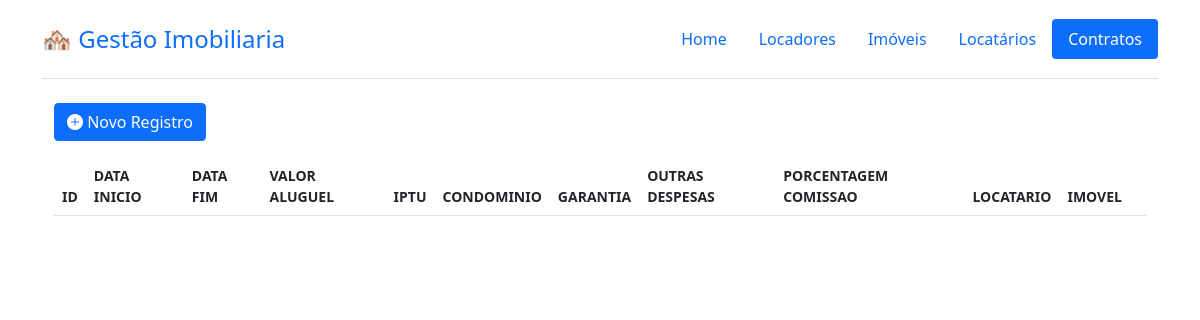
The app's page /contrato/, older data.
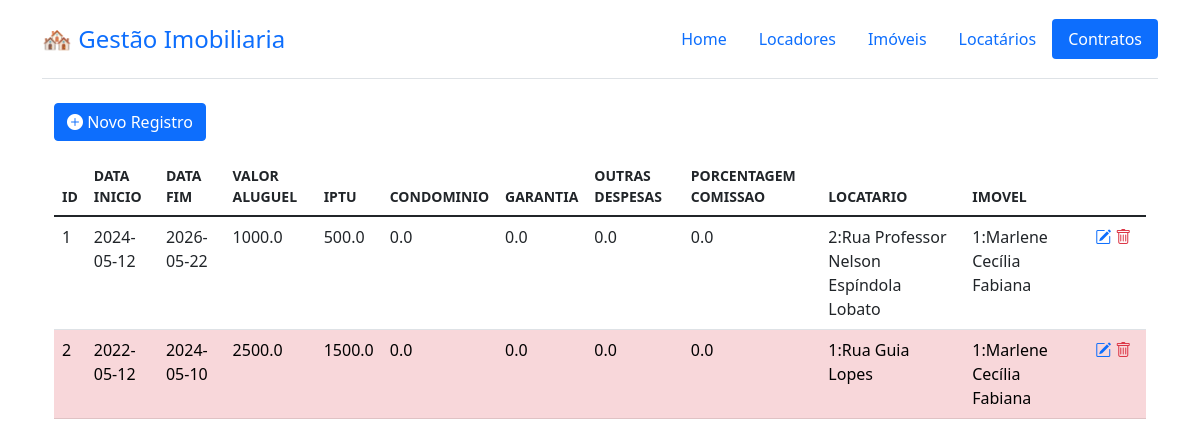
The same page, newer data.
### tables this page shows
CREATE TABLE `contrato` (
	`id` integer primary key NOT NULL UNIQUE,
	`data_inicio` REAL NOT NULL,
	`data_fim` REAL NOT NULL,
	`valor_aluguel` REAL NOT NULL,
	`IPTU` REAL NOT NULL,
	`condominio` REAL DEFAULT 0,
	`garantia` REAL DEFAULT 0,
	`outras_despesas` REAL DEFAULT 0,
	`porcentagem_comissao` REAL DEFAULT 0,
	`id_locatario` INTEGER NOT NULL,
	`id_imovel` INTEGER NOT NULL,
	FOREIGN KEY(`id_locatario`) REFERENCES `locatario`(`id`),
	FOREIGN KEY(`id_imovel`) REFERENCES `imovel`(`id`)
);

### gestao_imobiliaria/views/contrato.py (the view)
@contrato.route("/contrato/")
def contrato_list():
    PAGE_TITLE = PAGE_NAME
    db = get_db()
    colunas = get_column_names(db, table="contrato")
    dados = db.execute(
        """
        SELECT contrato.id, contrato.data_inicio, contrato.data_fim,
            contrato.valor_aluguel, contrato.IPTU, contrato.condominio,
            contrato.garantia, contrato.outras_despesas, contrato.porcentagem_comissao,
            imovel.id||':'|| imovel.logradouro as id_imovel,
            locatario.id||':'|| locatario.primeiro_nome as id_locatario
        FROM contrato
        INNER JOIN imovel ON contrato.id_imovel = imovel.id
        INNER JOIN locatario ON contrato.id_locatario = locatario.id
        """
    ).fetchall()
    if dados is None:
        dados = []
    return render_template(
        "list.html",
        dados=dados,
        colunas=colunas,
        page_title=PAGE_TITLE,
        blueprint=PAGE_NAME,
    )

### gestao_imobiliaria/db.py (called while the page is built)
def get_db():
    if "db" not in g:
        g.db = sqlite3.connect(
            os.getenv("DATABASE_URL"), detect_types=sqlite3.PARSE_DECLTYPES
        )
        g.db.row_factory = sqlite3.Row
    return g.db

### gestao_imobiliaria/views/utils.py (called while the page is built)
@cache
def get_column_names(db, table):
    cursor = db.execute(f"PRAGMA table_info({table})")
    colunas = [column[1] for column in cursor.fetchall()]
    for i in range(len(colunas)):
        colunas[i] = colunas[i].replace("id_", "")
        colunas[i] = colunas[i].replace("_", " ")
        colunas[i] = colunas[i].upper()
    return colunas

### gestao_imobiliaria/templates/list.html (shortened to what this page needs)
{% extends "base.html" %}
{% set current_date = datetime.utcnow() %}
{% block content %}
  <div class="container justify-content-left w-100 position-relative">
    <div class="container-buttons text-start mb-3">
      <a href={{ url_for(blueprint +'.cadastro') }}
        <button type="button" class="btn btn-primary"><i class="bi bi-plus-circle-fill"></i> Novo Registro </button>
      </a>
    </div>
    <table class="table table-hover">
      <thead>
        <tr>
          {% for coluna in colunas %}
            <th scope="col" class="small">{{ coluna }}</th>
          {% endfor %}
          <th scope="col" class="w-auto"></th>
        </tr>
      </thead>
      <tbody>
        {% for dado in dados %}
          {% if page_title == 'contrato' %}
            {% set data_fim = datetime.strptime(dado.data_fim, '%Y-%m-%d') %}
            {% if data_fim < current_date %}
              <tr class="table-danger">
            {% endif %}
          {% else %}
          <tr>
          {% endif %}
            {% for value in dado %}
              <td>{{ value }}</td>
            {% endfor %}
            <td class="text-center">
              <a href="{{ url_for(blueprint +'.edit', id=dado.id) }}"><i class="bi bi-pencil-square"></i></a>
              <a href="{{ url_for(blueprint + '.delete', id=dado.id) }}"><i class="bi bi-trash text-danger"></i></a>
            </td>
          </tr>
        {% endfor %}
      </tbody>
    </table>
  </div>
{% endblock %}

### gestao_imobiliaria/templates/base.html (shortened to what this page needs)
<!doctype html>
<html lang="en">
    <head>
        <link href="https://cdn.jsdelivr.net/npm/bootstrap@5.1.3/dist/css/bootstrap.min.css" rel="stylesheet">
        <link rel="stylesheet" href="https://cdn.jsdelivr.net/npm/bootstrap-icons@1.11.3/font/bootstrap-icons.min.css">
    </head>
    <body>
        <div class="container">
            <nav class="d-flex flex-wrap align-items-center justify-content-between py-3 mb-4 border-bottom">
                <a class="navbar-brand" style="font-size: 1.5rem;" href="/">
                    <span class="fs-4">🏘️ Gestão Imobiliaria</span>
                </a>
                <ul class="nav nav-pills">
                    <li class="nav-item"><a href="/" class="nav-link {{ 'active' if page_title == 'home' else '' }}" aria-current="page">Home</a></li>
                    <li class="nav-item"><a href="/locador" class="nav-link {{ 'active' if page_title == 'locador' else '' }}">Locadores</a></li>
                    <li class="nav-item"><a href="/imovel" class="nav-link {{ 'active' if page_title == 'imovel' else '' }}">Imóveis</a></li>
                    <li class="nav-item"><a href="/locatario" class="nav-link {{ 'active' if page_title == 'locatario' else '' }}">Locatários</a></li>
                    <li class="nav-item"><a href="/contrato" class="nav-link {{ 'active' if page_title == 'contrato' else '' }}">Contratos</a></li>
                </ul>
            </nav>
        </div>
        <div class="container">
            {% block content %}{% endblock %}
        </div>
    </body>
</html>

### gestao_imobiliaria/templates/base.html (style rules this page uses)
.table td:last-child, .table th:last-child { width: 6%; }

Row changes from the older to the newer data that the page shows:
added contrato: dado "1" "2:Rua Professor Nelson Espíndola Lobato" "1:Marlene Cecília Fabiana", data_inicio "2024-05-12", data_fim "2026-05-22", valor_aluguel "1000.0", IPTU "500.0", condominio "0.0", garantia "0.0", outras_despesas "0.0", porcentagem_comissao "0.0"
added contrato: dado "2" "1:Rua Guia Lopes" "1:Marlene Cecília Fabiana", data_inicio "2022-05-12", data_fim "2024-05-10", valor_aluguel "2500.0", IPTU "1500.0", condominio "0.0", garantia "0.0", outras_despesas "0.0", porcentagem_comissao "0.0"
